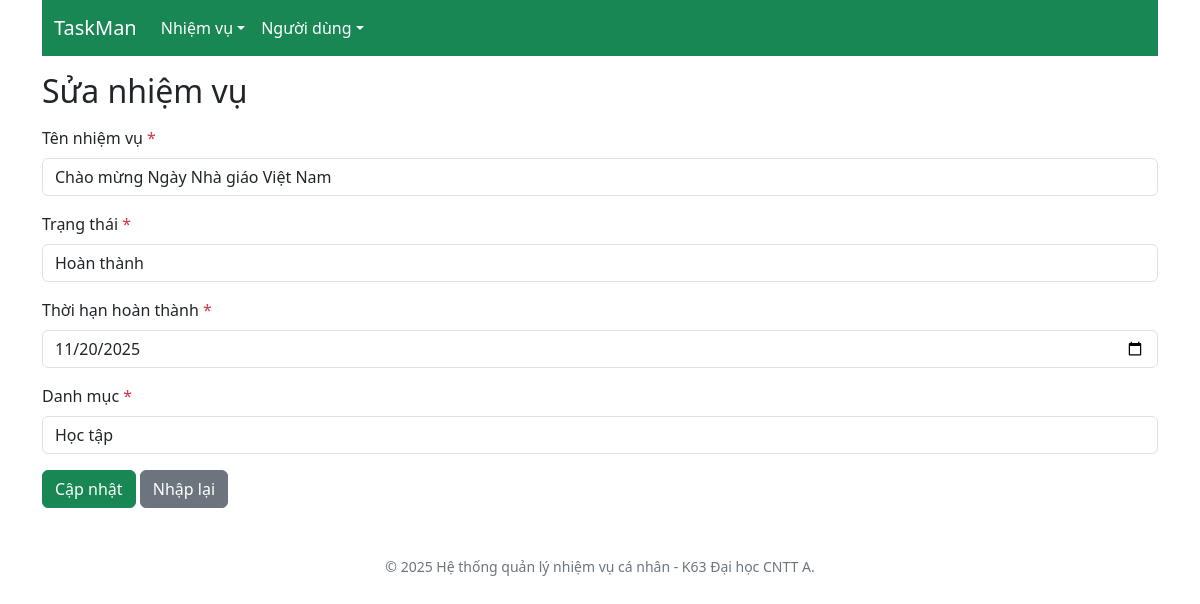
/edit.php?id=5, run on the app's committed database.
### tables this page shows
CREATE TABLE `tasks` (
  `id` int(11) NOT NULL,
  `name` varchar(200) NOT NULL,
  `status` varchar(15) NOT NULL,
  `due_date` datetime NOT NULL,
  `category_id` int(11) NOT NULL,
  `user_id` int(11) NOT NULL,
  `created_at` datetime NOT NULL DEFAULT current_timestamp(),
  `updated_at` datetime NOT NULL DEFAULT current_timestamp()
);

CREATE TABLE `categories` (
  `id` int(11) NOT NULL,
  `name` varchar(200) NOT NULL
);

### edit.php (the view, shortened to what this page needs)
<!DOCTYPE html>
<html lang="en">
<head>
    <?php include "partials/head.php"; ?>
</head>
<body>
    <div class="container">
        <?php include "partials/navbar.php"; ?>
        <?php
        $id =(int) $_GET["id"];
        include "db_connect.php";
        $sql = "SELECT * FROM tasks WHERE id=$id";
        $task = $conn->query($sql)->fetch_assoc();
        ?>
         <h2 class="mt-3">Sửa nhiệm vụ</h2>
         <form action="update.php" method="post">
            <div class="mb-3 mt-3">
                <label for="name" class="form-label">Tên nhiệm vụ <span class="text-danger">*</span></label>
                <input type="text" class="form-control" id="name" name="name" value="<?php echo $task["name"]; ?>" required>
            </div>
            <div class="mb-3 mt-3">
                <label for="status" class="form-label">Trạng thái <span class="text-danger">*</span></label>
                <select class="form-control" id="status" name="status">
                    <option value="2" <?php echo ($task["status"] == "2") ? "selected" : ""; ?>>Hoàn thành</option>
                </select>
            </div>
            <div class="mb-3 mt-3">
                <label for="due_date" class="form-label">Thời hạn hoàn thành <span class="text-danger">*</span></label>
                <input type="date" class="form-control" id="due_date" name="due_date" value="<?php echo date("Y-m-d", strtotime($task["due_date"])); ?>" required>
            </div>
            <div class="mb-3 mt-3">
                <label for="category_id" class="form-label">Danh mục <span class="text-danger">*</span></label>
                <?php
                    include "db_connect.php";
                    $sql = "SELECT * FROM categories";
                    $result = $conn->query($sql);
                ?>
                <select class="form-control" id="category_id" name="category_id">
                    <?php
                        while ($category = $result->fetch_assoc()) {
                    ?>
                    <option value="<?php echo $category["id"]; ?>" <?php echo ($task["category_id"] == $category["id"]) ? "selected" : ""; ?>><?php echo $category["name"]; ?></option>
                    <?php
                        }
                    ?>
                </select>
            </div>
            <div class="mb-3 mt-3">
                <input type="submit" value="Cập nhật" class="btn btn-success">
                <input type="reset" value="Nhập lại" class="btn btn-secondary">
            </div>
         </form>
        <?php include "partials/footer.php"; ?>
    </div>
</body>
</html>

### data on the page
tasks: name "Chào mừng Ngày Nhà giáo Việt Nam", status "Hoàn thành", due_date "11/20/2025", category_id "Học tập"
